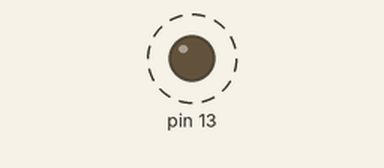
The sketch below on a simulated Arduino Uno, built with avr-gcc and run on an emulated ATmega328P. On the bench: output pins drawn as LEDs (lit = HIGH). Dashed ring = blinking.

Above: at 0.25 s.
Timing chart, 0 to 3.0 s (numbered marks = the images above):
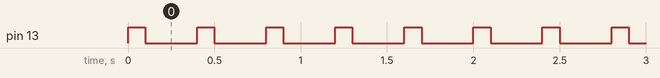

The sketch:

myfirstLEDproject_Arduino.ino
```cpp
#define LED1 13

#define LED2 53

int mls = 100;

int b[] {LED1,LED2};

void setup()

{
  pinMode(b[0], OUTPUT);

  pinMode(b[1], OUTPUT);
}

void loop()

{
  digitalWrite(b[0], HIGH);   // turn the LED on (HIGH is the voltage level)

  delay(mls);

  digitalWrite(b[0],LOW);   // turn the LED on (HIGH is the voltage level)

  delay(mls);

  digitalWrite(b[1], HIGH);   // turn the LED on (HIGH is the voltage level)

  delay(mls);

  digitalWrite(b[1],LOW);   // turn the LED on (HIGH is the voltage level)

  delay(mls);

}
```

Measured:
- by itself, pin 13: alternates HIGH for 0.10 s and LOW for 0.30 s
